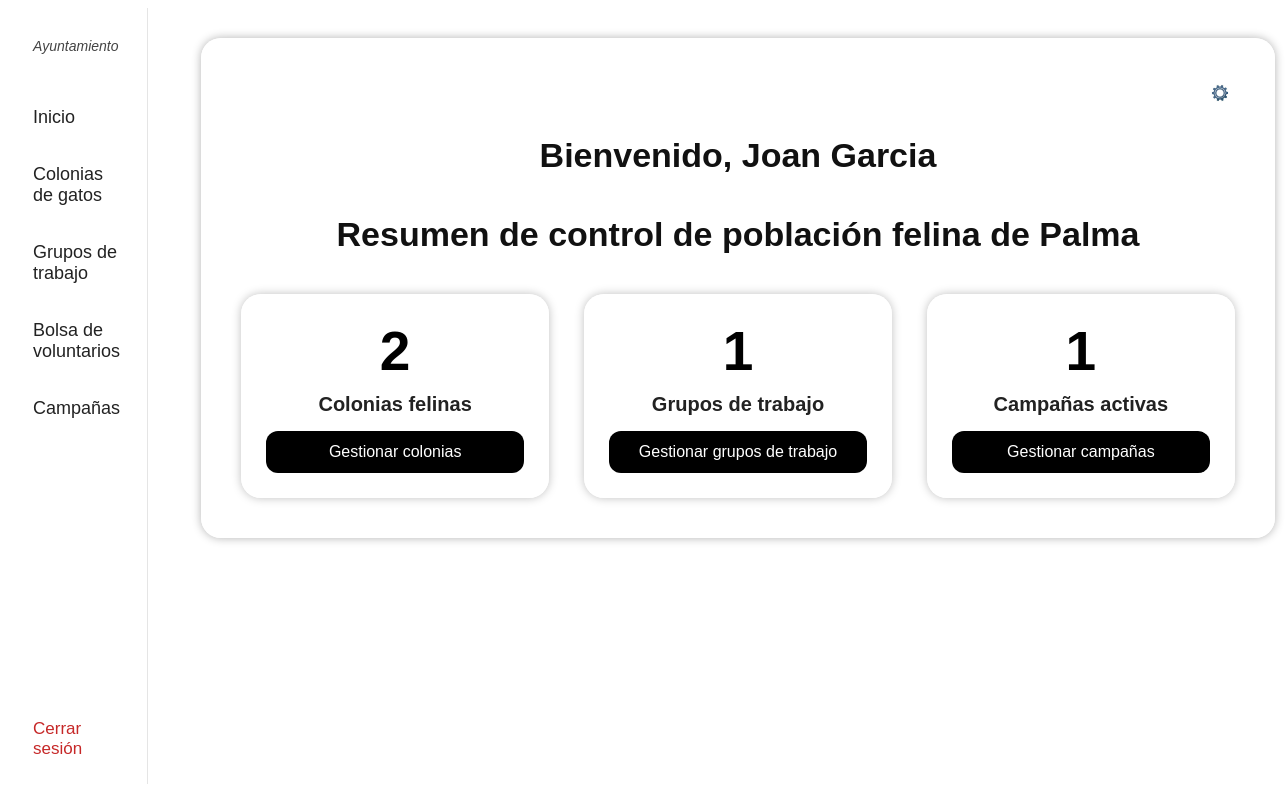
Page /BD2imo/panel_ayuntamiento/principal_ayuntamiento.php (signed in) on the committed database.
### tables this page shows
CREATE TABLE usuario (
    id_usuario INT AUTO_INCREMENT NOT NULL PRIMARY KEY,
    nombre_usuario Varchar(50) NOT NULL UNIQUE,
    contrasena_hash Varchar(255) NOT NULL,
    nombre Varchar(100) NOT NULL,
    apellidos Varchar(150) NOT NULL,
    telefono Varchar(15) NULL,
    email Varchar(100) NULL
);

CREATE TABLE personal_administrativo (
    id_personal_administrativo INT NOT NULL PRIMARY KEY,
    especialidad Varchar(100) NOT NULL,
    id_ayuntamiento INT NOT NULL,
    CONSTRAINT fk_personal_administrativo_usuario FOREIGN KEY (id_personal_administrativo) REFERENCES usuario(id_usuario),
    CONSTRAINT fk_trabajador_ayuntamiento FOREIGN KEY (id_ayuntamiento) REFERENCES ayuntamiento(id_ayuntamiento)
);

CREATE TABLE municipio (
    id_municipio INT AUTO_INCREMENT NOT NULL PRIMARY KEY,
    nombre Varchar(64) NOT NULL,
    id_provincia INT NOT NULL,
    CONSTRAINT fk_municipio_provincia FOREIGN KEY (id_provincia) REFERENCES provincia(id_provincia)
);

### BD2imo/panel_ayuntamiento/principal_ayuntamiento.php (the view, shortened to what this page needs)
<?php
$id_usuario = $_SESSION["id_usuario"];
$municipio = "su municipio";
$id_ayuntamiento = "";
$num_colonias = 0;
$num_grupos = 0;
$num_campanas_activas = 0;
$conexion = mysqli_connect("localhost", "root", "");
if (!isset($_SESSION["id_ayuntamiento"])) {
    $consultaAyto = "
        SELECT t.id_ayuntamiento, m.nombre AS nombre_municipio
        FROM personal_administrativo t
        JOIN ayuntamiento a ON t.id_ayuntamiento = a.id_ayuntamiento
        JOIN municipio m ON a.id_municipio = m.id_municipio
        AND t.id_personal_administrativo = '$id_usuario'
    ";
    $resAyto = mysqli_query($conexion, $consultaAyto);
    if ($filaAyto = mysqli_fetch_array($resAyto)) {
        $id_ayuntamiento = $filaAyto['id_ayuntamiento'];
        $municipio = $filaAyto['nombre_municipio'];
    } else {
        session_unset();
        session_destroy();
        header("Location: ../login_registro/login.html?error=no_ayuntamiento");
        exit();
    }
} else {
    $id_ayuntamiento = $_SESSION['id_ayuntamiento'];
    $municipio = $_SESSION['nombre_municipio'];
}
if (!empty($id_ayuntamiento)) {
    $consulta_conteo_col = "
        SELECT COUNT(id_colonia) AS total_colonias
        FROM colonia
        WHERE id_ayuntamiento = '$id_ayuntamiento'
    ";
    $res_conteo_col = mysqli_query($conexion, $consulta_conteo_col);
    if ($fila_conteo = mysqli_fetch_array($res_conteo_col)) {
        $num_colonias = $fila_conteo['total_colonias'];
    }
    $consulta_conteo_grup = "
        SELECT COUNT(id_grupo) AS total_grupos
        FROM grupo_control_felino
        WHERE id_ayuntamiento = '$id_ayuntamiento'
    ";
    $res_conteo_grup = mysqli_query($conexion, $consulta_conteo_grup);
    if ($fila_conteo_grup = mysqli_fetch_array($res_conteo_grup)) {
        $num_grupos = $fila_conteo_grup['total_grupos'];
    }
    $consulta_conteo_camp = "
        SELECT COUNT(c.id_campana) AS total_campanas
        FROM campana c
        JOIN colonia col ON c.id_colonia = col.id_colonia
        AND col.id_ayuntamiento = '$id_ayuntamiento'
        AND c.fechaFin IS NULL
    ";
    $res_conteo_camp = mysqli_query($conexion, $consulta_conteo_camp);
    if ($fila_conteo_camp = mysqli_fetch_array($res_conteo_camp)) {
        $num_campanas_activas = $fila_conteo_camp['total_campanas'];
    }
    $consulta_obtener_mi_nombre = "
        SELECT nombre, apellidos
        FROM usuario
        WHERE id_usuario = '$id_usuario'
    ";
    $res_mi_nombre = mysqli_query($conexion, $consulta_obtener_mi_nombre);
    if ($fila_mi_nombre = mysqli_fetch_array($res_mi_nombre)) {
        $nombre_completo = $fila_mi_nombre['nombre'] . ' ' . $fila_mi_nombre['apellidos'];
    }
}
?>
<!DOCTYPE html>
<html>
<head>
    <link rel="stylesheet" href="../estilo/estilo_panel.css">
    <link rel="stylesheet" href="../estilo/estilo_contenido.css">
</head>
<body>
    <div style="display: flex; flex-direction: row;">
        <?php include("panel_opciones.php"); ?>
        <div class="zona-contenido">
            <div class="contenedor-difuminado">
                <div style="display:flex; justify-content:flex-end;">
                    <img src="../../BD2imo/estilo/ajustes.jpg"
                        alt="Perfil"
                        title="Ver perfil"
                        style="width:30px; cursor:pointer;"
                        onclick="location.href='ver_perfil_trabajador.php'">
                </div>
                <h2 class="titulo-dashboard">Bienvenido, <?php echo htmlspecialchars($nombre_completo); ?></h2>
                <h2 class="titulo-dashboard">Resumen de control de población felina de <?php echo htmlspecialchars($municipio); ?></h2>
                <div class="grid-estadisticas">
                    <div class="caja-estado">
                        <div class="numero-grande"><?php echo $num_colonias; ?></div>
                        <div class="texto-caja">Colonias felinas</div>
                        <button class="boton-gestion" onclick="location.href='gestionar_colonias.php'">Gestionar colonias</button>
                    </div>
                    <div class="caja-estado">
                        <div class="numero-grande"><?php echo $num_grupos; ?></div>
                        <div class="texto-caja">Grupos de trabajo</div>
                        <button class="boton-gestion" onclick="location.href='gestionar_grupos.php'">Gestionar grupos de trabajo</button>
                    </div>
                    <div class="caja-estado">
                        <div class="numero-grande"><?php echo $num_campanas_activas; ?></div>
                        <div class="texto-caja">Campañas activas</div>
                        <button class="boton-gestion" onclick="location.href='gestionar_campanas.php'">Gestionar campañas</button>
                    </div>
                </div>
            </div>
        </div>
    </div>
</body>
</html>

### BD2imo/estilo/estilo_panel.css (style rules this page uses)
.zona-contenido { margin-left: 0px; padding: 0px; font-family: Arial; }

### BD2imo/estilo/estilo_contenido.css (style rules this page uses)
.zona-contenido { margin-left: 50px; min-height: 97vh; background-size: cover; background-position: center; box-sizing: border-box; }
.contenedor-difuminado { background: rgba(255, 255, 255, 0.85); backdrop-filter: blur(6px); -webkit-backdrop-filter: blur(6px); padding: 40px; border-radius: 20px; box-shadow: 0 0 10px rgba(0,0,0,0.3); width: 92%; margin: auto; margin-top: 30px; }
.titulo-dashboard { text-align: center; font-size: 34px; font-weight: bold; margin-bottom: 40px; color: #111; }
.grid-estadisticas { display: flex; justify-content: center; gap: 35px; margin-top: 20px; flex-wrap: nowrap; }
.caja-estado { width: 260px; background: rgba(255, 255, 255, 0.85); padding: 25px; border-radius: 20px; box-shadow: 0 0 10px rgba(0,0,0,0.25); text-align: center; }
.numero-grande { font-size: 55px; font-weight: bold; margin-bottom: 10px; color: #000; }
.texto-caja { font-size: 20px; font-weight: bold; color: #222; margin-bottom: 15px; }
.boton-gestion { width: 100%; padding: 12px; background: #000; color: white; border: none; border-radius: 12px; cursor: pointer; font-size: 16px; }

### rows in the picture
usuario: nombre_completo "Joan Garcia"
personal_administrativo: municipio.nombre "Palma"

### other values in the picture
$num_colonias "2"
$num_grupos "1"
$num_campanas_activas "1"
